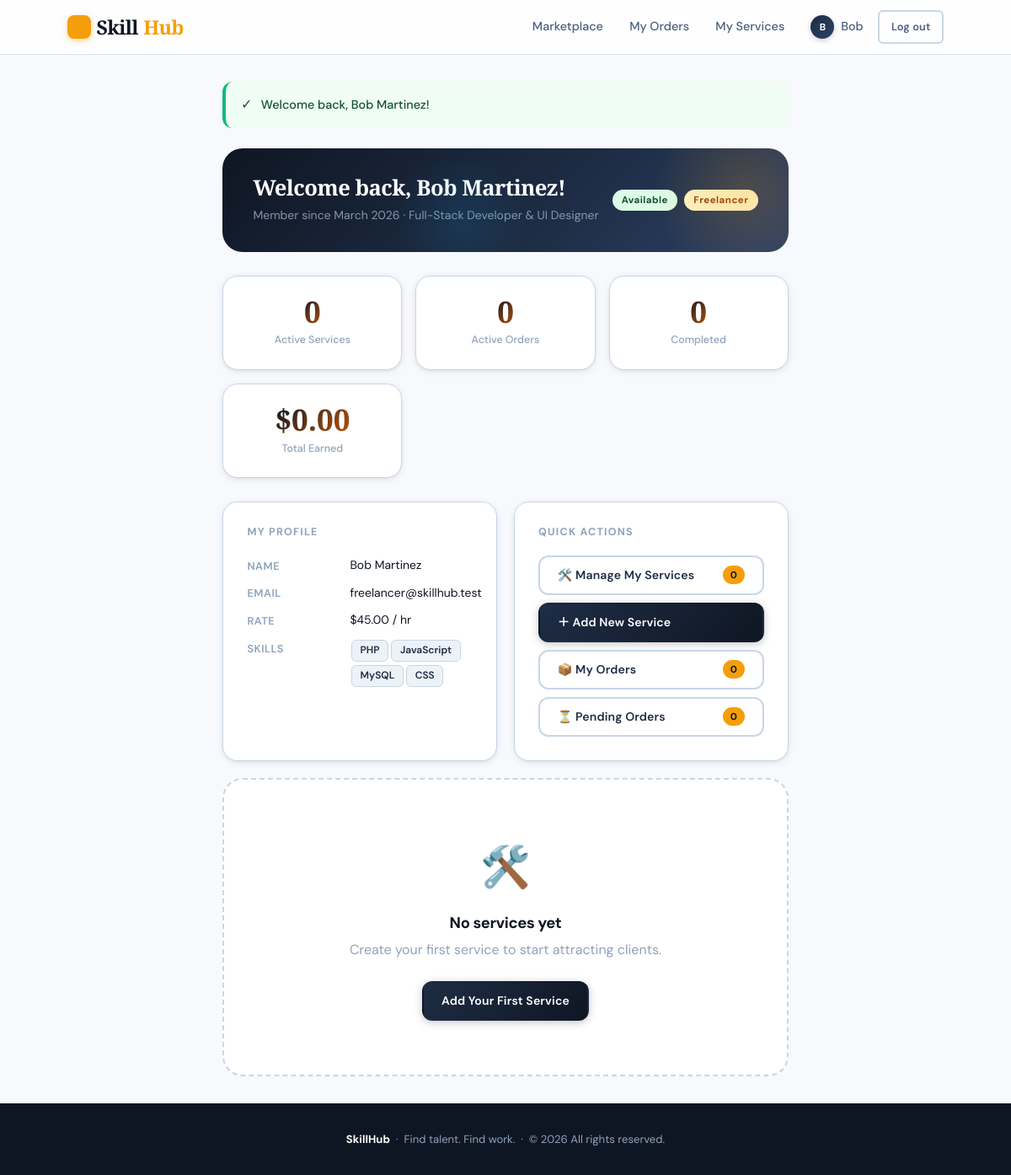
The app's page /dashboard/freelancer.php (signed in) with its own data.
### tables this page shows
CREATE TABLE IF NOT EXISTS freelancer_profiles (
    id              INT UNSIGNED  NOT NULL AUTO_INCREMENT,
    user_id         INT UNSIGNED  NOT NULL UNIQUE,
    headline        VARCHAR(200)  NULL DEFAULT NULL,
    skills          TEXT          NULL DEFAULT NULL,    
    hourly_rate     DECIMAL(8,2)  NULL DEFAULT NULL,
    availability    ENUM('available','busy','unavailable') NOT NULL DEFAULT 'available',
    portfolio_url   VARCHAR(255)  NULL DEFAULT NULL,
    created_at      DATETIME      NOT NULL DEFAULT CURRENT_TIMESTAMP,
    updated_at      DATETIME      NOT NULL DEFAULT CURRENT_TIMESTAMP
                                           ON UPDATE CURRENT_TIMESTAMP,
    PRIMARY KEY (id),
    CONSTRAINT fk_fp_user FOREIGN KEY (user_id)
        REFERENCES users(id) ON DELETE CASCADE
);

CREATE TABLE IF NOT EXISTS users (
    id           INT UNSIGNED    NOT NULL AUTO_INCREMENT,
    full_name    VARCHAR(120)    NOT NULL,
    email        VARCHAR(180)    NOT NULL UNIQUE,
    password     VARCHAR(255)    NOT NULL,
    role         ENUM('client','freelancer') NOT NULL DEFAULT 'client',
    avatar       VARCHAR(255)    NULL DEFAULT NULL,
    bio          TEXT            NULL DEFAULT NULL,
    is_active    TINYINT(1)      NOT NULL DEFAULT 1,
    created_at   DATETIME        NOT NULL DEFAULT CURRENT_TIMESTAMP,
    updated_at   DATETIME        NOT NULL DEFAULT CURRENT_TIMESTAMP
                                          ON UPDATE CURRENT_TIMESTAMP,
    PRIMARY KEY (id),
    INDEX idx_email  (email),
    INDEX idx_role   (role)
);

### config/app.php (called while the page is built, shortened)
<?php
function url(string $path = ''): string
{
    return BASE_PATH . '/' . ltrim($path, '/');
}

### services/ServiceModel.php (called while the page is built, shortened)
<?php
class ServiceModel
{
    public function countActive(int $freelancerId): int
    {
        $stmt = $this->pdo->prepare(
            "SELECT COUNT(*) FROM services
             WHERE freelancer_id = :fid AND status = 'active'"
        );
        $stmt->execute([':fid' => $freelancerId]);
        return (int) $stmt->fetchColumn();
    }
}

### orders/OrderModel.php (called while the page is built, shortened)
<?php
class OrderModel
{
    public function countByStatus(int $userId, string $role): array
    {
        $col  = $role === 'client' ? 'client_id' : 'freelancer_id';
        $stmt = $this->pdo->prepare(
            "SELECT status, COUNT(*) AS cnt
             FROM   orders
             WHERE  {$col} = :uid
             GROUP  BY status"
        );
        $stmt->execute([':uid' => $userId]);
        $rows = $stmt->fetchAll();
        $counts = ['pending' => 0, 'accepted' => 0, 'in_progress' => 0,
                   'completed' => 0, 'cancelled' => 0];
        return $counts;
    }
}

### dashboard/freelancer.php (the view, shortened to what this page needs)
<?php
require_once __DIR__ . '/../includes/helpers.php';
require_once __DIR__ . '/../services/ServiceModel.php';
require_once __DIR__ . '/../orders/OrderModel.php';
$pdo    = getDB();
$userId = (int) $_SESSION['user_id'];
$stmt = $pdo->prepare(
    'SELECT u.full_name, u.email, u.created_at,
            fp.headline, fp.skills, fp.hourly_rate, fp.availability, fp.portfolio_url
     FROM users u
     LEFT JOIN freelancer_profiles fp ON fp.user_id = u.id
     WHERE u.id = ? LIMIT 1'
);
$stmt->execute([$userId]);
$profile = $stmt->fetch();
$model          = new ServiceModel($pdo);
$activeServices = $model->countActive($userId);
$allServices    = $model->getByFreelancer($userId);
$recentServices = array_slice($allServices, 0, 3);
$orderModel = new OrderModel($pdo);
$orderCounts = $orderModel->countByStatus($userId, 'freelancer');
$stats = ['active_orders' => $orderCounts['pending'] + $orderCounts['accepted'] + $orderCounts['in_progress'], 'completed' => $orderCounts['completed'], 'total_earned' => '0.00'];
$availabilityLabel = [
    'available'   => ['label' => 'Available',  'class' => 'badge--success'],
    'busy'        => ['label' => 'Busy',        'class' => 'badge--warning'],
    'unavailable' => ['label' => 'Unavailable', 'class' => 'badge--danger'],
];
$avail = $availabilityLabel[$profile['availability'] ?? 'unavailable'];
$skillTags = $profile['skills'] ? array_map('trim', explode(',', $profile['skills'])) : [];
require_once __DIR__ . '/../includes/header.php';
?>
<div class="dashboard">
    <div class="dashboard__banner">
        <div>
            <h1>Welcome back, <?= e($profile['full_name']) ?>!</h1>
            <p class="text-muted">Member since <?= date('F Y', strtotime($profile['created_at'])) ?><?= $profile['headline'] ? ' · ' . e($profile['headline']) : '' ?></p>
        </div>
        <div style="display:flex;gap:.5rem;align-items:center;">
            <span class="badge <?= $avail['class'] ?>"><?= $avail['label'] ?></span>
            <span class="badge badge--freelancer">Freelancer</span>
        </div>
    </div>
    <div class="stats-grid">
        <div class="stat-card"><span class="stat-card__number"><?= $activeServices ?></span><span class="stat-card__label">Active Services</span></div>
        <div class="stat-card"><span class="stat-card__number"><?= $stats['active_orders'] ?></span><span class="stat-card__label">Active Orders</span></div>
        <div class="stat-card"><span class="stat-card__number"><?= $stats['completed'] ?></span><span class="stat-card__label">Completed</span></div>
        <div class="stat-card"><span class="stat-card__number">$<?= number_format((float)$stats['total_earned'], 2) ?></span><span class="stat-card__label">Total Earned</span></div>
    </div>
    <div class="dashboard__grid">
        <section class="card">
            <h2 class="card__title">My Profile</h2>
            <dl class="profile-list">
                <dt>Name</dt><dd><?= e($profile['full_name']) ?></dd>
                <dt>Email</dt><dd><?= e($profile['email']) ?></dd>
                <dt>Rate</dt><dd><?= $profile['hourly_rate'] ? '$' . number_format((float)$profile['hourly_rate'], 2) . ' / hr' : '<em>Not set</em>' ?></dd>
                <dt>Skills</dt>
                <dd><?php if ($skillTags): foreach ($skillTags as $tag): ?><span class="skill-tag"><?= e($tag) ?></span><?php endforeach; else: ?><em>No skills listed</em><?php endif; ?></dd>
            </dl>
        </section>
        <section class="card">
            <h2 class="card__title">Quick Actions</h2>
            <ul class="action-list">
                <li><a href="<?= url('services/index.php') ?>" class="btn btn--outline btn--full">🛠️ Manage My Services <span class="action-badge"><?= $activeServices ?></span></a></li>
                <li><a href="<?= url('services/create.php') ?>" class="btn btn--primary btn--full">＋ Add New Service</a></li>
                <li><a href="<?= url('orders/index.php') ?>" class="btn btn--outline btn--full">📦 My Orders <span class="action-badge"><?= array_sum($orderCounts) ?></span></a></li>
                <li><a href="<?= url('orders/index.php') ?>?status=pending" class="btn btn--outline btn--full">⏳ Pending Orders <span class="action-badge"><?= $orderCounts['pending'] ?></span></a></li>
            </ul>
        </section>
    </div>
    <?php if (!empty($recentServices)): ?>
    <section class="card" style="margin-top:1.25rem;">
        <div class="card__title-row">
            <h2 class="card__title">Recent Services</h2>
            <a href="<?= url('services/index.php') ?>" class="btn btn--outline btn--sm">View all</a>
        </div>
        <div class="mini-service-list">
            <?php foreach ($recentServices as $svc): ?>
            <div class="mini-service-row">
                <div class="mini-service-row__thumb"><?php if ($svc['image_path']): ?><img src="<?= e($svc['image_path']) ?>" alt=""><?php else: ?><div class="mini-service-row__placeholder">🖼️</div><?php endif; ?></div>
                <div class="mini-service-row__info"><strong><?= e($svc['title']) ?></strong><span class="text-muted"><?= e($svc['category_name'] ?? 'Uncategorized') ?></span></div>
                <div class="mini-service-row__right">
                    <span class="mini-service-row__price">$<?= number_format((float)$svc['price'], 2) ?></span>
                    <span class="badge badge--<?= $svc['status'] === 'active' ? 'success' : 'warning' ?>"><?= ucfirst($svc['status']) ?></span>
                    <a href="<?= url('services/edit.php') ?>?id=<?= $svc['id'] ?>" class="btn btn--outline btn--sm">Edit</a>
                </div>
            </div>
            <?php endforeach; ?>
        </div>
    </section>
    <?php else: ?>
    <div class="empty-state" style="margin-top:1.25rem;">
        <div class="empty-state__icon">🛠️</div>
        <h2>No services yet</h2>
        <p>Create your first service to start attracting clients.</p>
        <a href="<?= url('services/create.php') ?>" class="btn btn--primary">Add Your First Service</a>
    </div>
    <?php endif; ?>
</div>
<?php require_once __DIR__ . '/../includes/footer.php'; ?>

### includes/header.php (shortened to what this page needs)
<!DOCTYPE html>
<html lang="en">
<head>
    <link rel="stylesheet" href="<?= url('assets/css/main.css') ?>">
    <link rel="stylesheet" href="<?= url('assets/css/services.css') ?>">
    <link rel="stylesheet" href="<?= url('assets/css/marketplace.css') ?>">
    <link rel="stylesheet" href="<?= url('assets/css/ui.css') ?>">
</head>
<body>
<header class="site-header">
    <div class="container">
        <a class="logo" href="<?= url() ?>">Skill<span>Hub</span></a>
        <nav id="mainNav">
            <a href="<?= url('marketplace/index.php') ?>">Marketplace</a>
            <?php if (isLoggedIn()): ?>
                <a href="<?= url('orders/index.php') ?>">My Orders</a>
                <?php if ($_SESSION['user_role'] === 'freelancer'): ?>
                    <a href="<?= url('services/index.php') ?>">My Services</a>
                <?php endif; ?>
                <a href="<?= dashboardUrl($_SESSION['user_role']) ?>">
                    <span class="nav-avatar"><?= mb_strtoupper(mb_substr($_SESSION['user_name'], 0, 1)) ?></span>
                    <?= e(explode(' ', $_SESSION['user_name'])[0]) ?>
                </a>
                <a href="<?= url('auth/logout.php') ?>" class="btn btn--outline btn--sm">Log out</a>
            <?php else: ?>
                <a href="<?= url('auth/login.php') ?>">Log in</a>
                <a href="<?= url('auth/register.php') ?>" class="btn btn--accent btn--sm">Sign up free</a>
            <?php endif; ?>
        </nav>
    </div>
</header>
<main class="container">
<?php renderFlash(); ?>

### includes/helpers.php (shortened to what this page needs)
<?php
require_once __DIR__ . '/../config/app.php';
function isLoggedIn(): bool
{
    return isset($_SESSION['user_id'], $_SESSION['user_role']);
}
function dashboardUrl(string $role): string
{
    $map = [
        'client'     => url('dashboard/client.php'),
        'freelancer' => url('dashboard/freelancer.php'),
    ];
    return $map[$role] ?? url('auth/login.php');
}
function getFlash(): ?array
{
    if (isset($_SESSION['flash'])) {
        $flash = $_SESSION['flash'];
        return $flash;
    }
    return null;
}
function e(string $value): string
{
    return htmlspecialchars($value, ENT_QUOTES | ENT_SUBSTITUTE, 'UTF-8');
}
function renderFlash(): void
{
    $flash = getFlash();
    $type = e($flash['type']);
    $msg  = e($flash['message']);
    echo "<div class=\"flash flash--{$type}\" role=\"alert\">{$msg}</div>";
}

### includes/footer.php (shortened to what this page needs)
</main>
<footer class="site-footer">
    <div class="container">
        <p><strong>SkillHub</strong> &nbsp;·&nbsp; Find talent. Find work. &nbsp;·&nbsp; &copy; <?= date('Y') ?> All rights reserved.</p>
    </div>
</footer>
</body>
</html>

### records on screen
freelancer_profiles: user.full_name "Bob Martinez", user.created_at "March 2026", headline "Full-Stack Developer & UI Designer", availability "Available", user.email "freelancer@skillhub.test", hourly_rate "45.00", skills "PHP", skills "JavaScript", skills "MySQL", skills "CSS"

### other values on screen
mb_strtoupper(mb_substr($_SESSION['user_name'], 0, 1)) "B"
explode(' ', $_SESSION['user_name'])[0] "Bob"
$msg "Welcome back, Bob Martinez!"
$activeServices "0"
$stats['active_orders'] "0"
$stats['completed'] "0"
$stats['total_earned'] "0.00"
array_sum($orderCounts) "0"
$orderCounts['pending'] "0"
